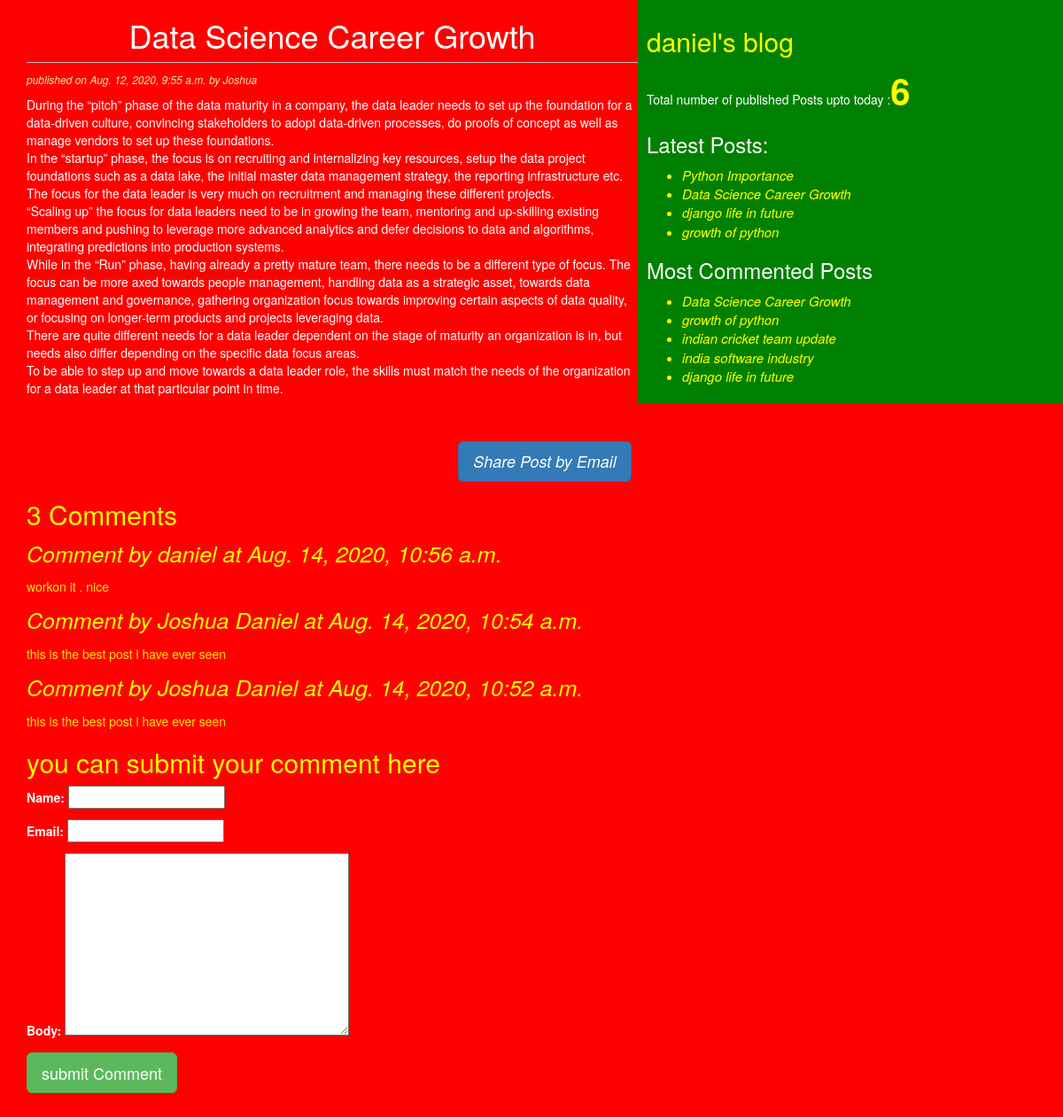
The app's page /2020/08/12/data-science-career-growth with its own data.
### testapp/models.py (models this page shows, shortened)
class Post(models.Model):
    STATUS_CHOICE=(('draft','Draft'),('published','Published'))
    title=models.CharField(max_length=256)
    slug=models.SlugField(max_length=256,unique_for_date='publish')
    author=models.ForeignKey(User,related_name='blog_posts',on_delete=models.CASCADE)
    body=models.TextField()
    publish=models.DateTimeField(default=timezone.now)
    created=models.DateTimeField(auto_now_add=True)
    updated=models.DateTimeField(auto_now=True)
    status=models.CharField(max_length=10,choices=STATUS_CHOICE,default='draft')
    objects=CustomManager()
    tags=TaggableManager()
    class Meta:
        ordering=('-publish',)
    def get_absolute_url(self):
        return reverse('post_detail',args=[self.publish.year,self.publish.strftime('%m'),self.publish.strftime('%d'),self.slug])

class comment(models.Model):
    post=models.ForeignKey(Post,related_name='comments',on_delete=models.CASCADE)
    name=models.CharField(max_length=32)
    email=models.EmailField()
    body=models.TextField()
    created=models.DateTimeField(auto_now_add=True)
    updated=models.DateTimeField(auto_now=True)
    active=models.BooleanField(default=True)
    class Meta:
        ordering=('-created',)

### testapp/views.py (the view)
# urls.py: path('<int:year>/<int:month>/<int:day>/<slug:post>', views.post_detail_view,name='post_detail'),
def post_detail_view(request,year,month,day,post):
    post=get_object_or_404(Post,slug=post,status='published',publish__year=year,publish__month=month,publish__day=day)
    comments=post.comments.filter(active=True)
    csubmit=False
    if request.method=='POST':
        form=CommentForm(request.POST)
        if form.is_valid():
            new_comment=form.save(commit=False)
            new_comment.post=post
            new_comment.save()
            csubmit=True
    else:
        form=CommentForm
    return render(request,"testapp/post_detail.html",{'post':post,'form':form,'csubmit':csubmit,'comments':comments })

### testapp/models.py (called while the page is built)
    def get_queryset(self):
        return super().get_queryset().filter(status='published')

### testapp/templatetags/blog_tags.py (called while the page is built)
@register.simple_tag
def total_posts():
    return Post.objects.count()

@register.inclusion_tag('testapp/latest_posts123.html')
def show_latest_posts(count=3):
    latest_posts=Post.objects.order_by('-publish')[:count]
    return {'latest_posts':latest_posts}

@register.simple_tag
def get_most_commented_posts(count=5):
    return Post.objects.annotate(total_comments=Count('comments')).order_by('-total_comments')[:count]

### templates/testapp/post_detail.html (shortened to what this page needs)
<!DOCTYPE html>
{%extends 'testapp/base.html'%}
{%block content%}
  <h1>{{post.title}}</h1>
  <p id='date'>published on {{post.publish}} by {{post.author|title}}</p>
  {{post.body|linebreaks}}<br><br>
  <div class="container" align="center">
    <a href="/{{post.id}}/share" class="btn btn-primary btn-lg">Share Post by Email</a>
  </div>
  {% with comments.count as comments_count%}
  <h2>{{comments_count}} Comment{{comments_count|pluralize}}</h2>
  {%endwith%}
  {%if comments%}
    {%for comment in comments%}
      <p id='ch'> {{forlopp.counter}} Comment by {{comment.name}} at {{comment.created}}</p>
      <div class="cb">
        {{comment.body|linebreaks}}
      </div>
    {%endfor%}
    {%else%}
    <p>There are no Comments</p>
  {%endif%}
  {%if csubmit%}
    <p>Your comment added Successfully</p>
  {%else%}
    <h2>you can submit your comment here </h2>
    <form  method="post">
      {{form.as_p}}
      <input type="submit" class="btn btn-lg btn-success" value="submit Comment">
    </form>
  {%endif%}
  <br><br><br>
{%endblock%}

### templates/testapp/base.html (shortened to what this page needs)
<!DOCTYPE html>
{%load blog_tags%}
{%load static%}
<html lang="en" dir="ltr">
  <head>
    <link rel="stylesheet" href="https://stackpath.bootstrapcdn.com/bootstrap/3.4.1/css/bootstrap.min.css">
    <link rel="stylesheet" href="{% static "css/blog.css" %}">
  </head>
  <body>
    <div class="content">
      {%block content%}{%endblock%}
    </div>
    <div class="sidebar">
      <h2>daniel's blog</h2>
      <p>Total number of published Posts upto today :<span id='pcount'>{%total_posts%}</span> </p>
      <h3>Latest Posts:</h3><span id='updates'>{%show_latest_posts 4%}</span>
      <h3>Most Commented Posts</h3>
      {%get_most_commented_posts as most_commented_posts%}
      <ul>
        {%for post in most_commented_posts%}
        <li> <a href="{{post.get_absolute_url}}">{{post.title}}</a></li>
        {%endfor%}
      </ul>
    </div>
  </body>
</html>

### templates/testapp/latest_posts123.html
<ul>
  {%for post in latest_posts%}
  <li><a href="{{post.get_absolute_url}}">{{post.title}}</a></li>
  {%endfor%}
</ul>

### static/css/blog.css (style rules this page uses)
.content { width: 60%; float:left; padding: 0 0 0 30px; background: red; }
.sidebar { width:40%; float: right; padding:10px; background: green; }
h1 { text-align: center; border-bottom: 1px solid #bbb; padding-bottom: 10px; }
h2 { color:yellow; }
body { color: white; background-color: red; }
#date { color:#dea; font-size:12px; font-style:italic; }
#ch { color:yellow; font-size: 25px; font-style: italic; }
a { color:yellow; font-size: 15px; font-style: italic; }
.cb { color:rgb(255,230,12); }
#pcount { font-size:40px; color:yellow; font-weight: bold; }
li { color:yellow; }
input { color: black; }
textarea { color:black }

### records on screen
Post: title "Data Science Career Growth", publish "Aug. 12, 2020, 9:55 a.m.", author "Joshua", body "During the “pitch” phase of the data maturity in a company, the data leader needs to set up the foundation for a data-driven culture, convincing stakeholders to adopt data-driven processes, do proofs of concept as well as manage vendors to set up these foundations. In the “startup” phase, the focus is on recruiting and internalizing key resources, setup the data project foundations such as a data lake, the initial master data management strategy, the reporting infrastructure etc. The focus for the data leader is very much on recruitment and managing these different projects. “Scaling up” the focus for data leaders need to be in growing the team, mentoring and up-skilling existing members…"
comment: name "daniel", created "Aug. 14, 2020, 10:56 a.m.", body "workon it . nice"
comment: name "Joshua Daniel", created "Aug. 14, 2020, 10:54 a.m.", body "this is the best post i have ever seen"
comment: name "Joshua Daniel", created "Aug. 14, 2020, 10:52 a.m.", body "this is the best post i have ever seen"
Post: title "Python Importance"
Post: title "django life in future"
Post: title "growth of python"
Post: title "indian cricket team update"
Post: title "india software industry"

### other values on screen
{{ comments_count }} "3"
